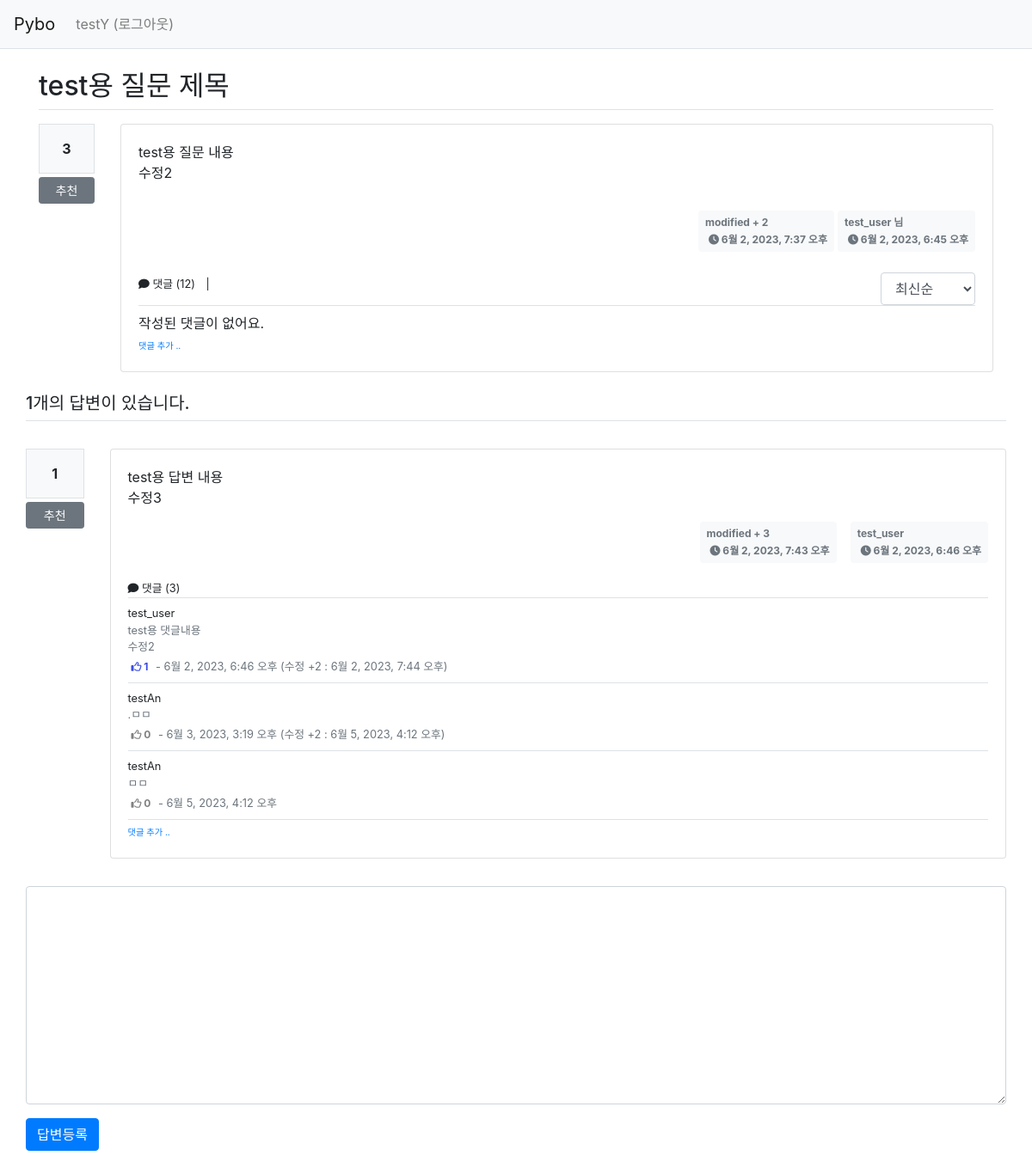
/pybo/answer/create/16/ (signed in), run on the app's committed database.
### pybo/models.py (models this page shows, shortened)
class Question(models.Model):
    author = models.ForeignKey(User, on_delete=models.CASCADE, related_name='author_question')
    subject = models.CharField(max_length=200)
    content = models.TextField()
    create_date = models.DateTimeField()
    modify_date = models.DateTimeField(null=True, blank=True)
    voter = models.ManyToManyField(User, related_name='voter_question')
    modify_count = models.IntegerField(default=0)

class Answer(models.Model):
    author = models.ForeignKey(User, on_delete=models.CASCADE, related_name='author_answer')
    question = models.ForeignKey(Question, on_delete=models.CASCADE)
    content = models.TextField()
    create_date = models.DateTimeField()
    modify_date = models.DateTimeField(null=True, blank=True)
    voter = models.ManyToManyField(User, related_name='voter_answer')
    modify_count = models.IntegerField(default=0)

class Comment(models.Model):
    author = models.ForeignKey(User, on_delete=models.CASCADE, related_name='author_comment')
    content = models.TextField()
    create_date = models.DateTimeField()
    modify_date = models.DateTimeField(null=True, blank=True)
    question = models.ForeignKey(Question, null=True, blank=True, on_delete=models.CASCADE)
    answer = models.ForeignKey(Answer, null=True, blank=True, on_delete=models.CASCADE)
    voter = models.ManyToManyField(User, related_name='voter_comment')
    modify_count = models.IntegerField(default=0)

### pybo/views/answer_views.py (the view)
# urls.py: path('answer/create/<int:question_id>/', answer_views.answer_create, name='answer_create'),
@login_required(login_url='common:login')
def answer_create(request, question_id):
    question = get_object_or_404(Question, pk=question_id)
    if request.method == "POST":
        form = AnswerForm(request.POST)
        if form.is_valid():
            answer = form.save(commit=False)
            answer.author = request.user  # 추가한 속성 author 적용
            answer.create_date = timezone.now()
            answer.question = question
            answer.save()
            return redirect('{}#answer_{}'.format(
                resolve_url('pybo:detail', question_id=question.id), answer.id))
    else:
        form = AnswerForm()
    context = {'question': question, 'form': form}
    return render(request, 'pybo/question_detail.html', context)

### pybo/forms.py
class AnswerForm(forms.ModelForm):
    class Meta:
        model = Answer
        fields = ['content']
        labels = {
            'content': '답변내용',
        }

### pybo/templatetags/pybo_filter.py (called while the page is built)
@register.filter()
def mark(value):
    extensions = ["nl2br", "fenced_code"]
    return mark_safe(markdown.markdown(value, extensions=extensions))

### templates/pybo/question_detail.html (shortened to what this page needs)
{% extends 'base.html' %}
{% load pybo_filter %}
{% block content %}
<div class="container my-3">
    <h2 class="border-bottom py-2">{{ question.subject }}</h2>
    <div class="row my-3">
        <div class="col-1">
            <div class="bg-light text-center p-3 border font-weight-bolder mb-1">{{question.voter.count}}</div>
            <a href="#" data-uri="{% url 'pybo:vote_question' question.id  %}"
               class="recommend btn btn-sm btn-secondary btn-block my-1">추천</a>
        </div>
        <div class="col-11">
            <div class="card">
                <div class="card-body">
                    <div class="card-text">{{ question.content|mark }}</div>
                    <div class="d-flex justify-content-end">
                        {% if question.modify_date %}
                        <div class="badge badge-light p-2 text-left my-3 mx-1 text-muted">
                            <div class="mb-2">modified + {{ question.modify_count }}</div>
                            <div><i class="fas fa-clock ml-1"></i> {{ question.modify_date }}</div>
                        </div>
                        {% endif %}
                        <div class="badge badge-light my-3 p-2 text-left text-muted">
                            <div class="mb-2">{{ question.author.username }} 님</div>
                            <div><i class="fas fa-clock ml-1"></i> {{ question.create_date }}</div>
                        </div>
                    </div>
                    <div class="border-bottom d-flex d-flex-row align-item-center justify-content-between my-2">
                        <div>
                        <span class="py-2 small"><i
                                class="fas fa-comment"></i> 댓글 ({{question.comment_set.count}})</span>
                        <span class="p-2 small">|</span>
                        </div>
                        <div>
                        <select  class="form-control sort  small  " >
                            <option class="py-2 medium" value="recent" {% if sort == 'recent' %} selected {% endif %}>최신순</option>
                        </select></div>
                    </div>
                    <div>
                        {% if comment_list %}
                        {% for comment in comment_list %}
                            <div class="border-bottom py-2">
                                <a name="comment_{{ comment.id }}"></a>
                                <div class="d-flex d-flex-row align-item-center">
                                    <span class="small flex-fill">{{ comment.author }}</span>
                                    {% if request.user == comment.author %}
                                    <a href="{% url 'pybo:comment_modify_question' comment.id  %}" class="small px-1">수정</a>
                                    <a href="#" class="small delete px-1"
                                       data-uri="{% url 'pybo:comment_delete_question' comment.id  %}">삭제</a>
                                    {% endif %}
                                </div>
                                <div class="d-flex align-items-center text-muted small">
                                    <span style="white-space: pre-line; width:100%">{{ comment.content }}</span>
                                </div>
                                <div>
                                    {% if comment.voter.count > 0 %}
                                    <a class="recommend "
                                       data-uri="{% url 'pybo:vote_comment_question' comment.id  %}"
                                       href="javascript:void(0);"><span class="badge badge-warning px-1 py-1"
                                          style="color: #3B4CE7; background:none;"><i
                                            class="fa-regular fa-thumbs-up" style="color: #3B4CE7;"></i> {{comment.voter.count}}</span></a>
                                    {% else %}
                                    <a class="recommend"
                                       data-uri="{% url 'pybo:vote_comment_question' comment.id  %}"
                                       href="javascript:void(0);"><span class="badge badge-warning px-1 py-1"
                                          style="color: #808080; background:none;"><i
                                            class="fa-regular fa-thumbs-up" style="color: #808080;"></i> 0</span></a>
                                    {% endif %}
                                    <span class="small text-muted">
                                - {{ comment.create_date }}
                                {% if comment.modify_date %}
                                (수정 +{{ comment.modify_count }} : {{ comment.modify_date }})
                                {% endif %}
                            </span>
                                </div>
                            </div>
                            {% endfor %}
                        </div>
                    <div>
                            <a href="{% url 'pybo:comment_create_question' question.id  %}" class="small"><small>댓글 추가
                                ..</small></a>
                        </div>
                        <ul class="pagination justify-content-center pagination-sm py-2">
                            {% if comment_list.has_previous %}
                            <li class="page-item">
                                <a class="page-link" data-page="{{  comment_list.previous_page_number  }}" href="#">이전</a>
                            </li>
                            {% else %}
                            <li class="page-item disabled">
                                <a class="page-link" tabindex="-1" aria-disabled="true" href="#">이전</a>
                            </li>
                            {% endif %}
                            {% for page_number in comment_list.paginator.page_range %}
                            {% if page_number >= comment_list.number|add:-5 and page_number <= comment_list.number|add:5 %}
                            {% if page_number == comment_list.number %}
                            <li class="page-item active" aria-current="page">
                                <a class="page-link" data-page="{{ page_number }}" href="#">{{ page_number }}</a>
                            </li>
                            {% else %}
                            <li class="page-item">
                                <a class="page-link" data-page="{{ page_number }}" href="#">{{ page_number }}</a>
                            </li>
                            {% endif %}
                            {% endif %}
                            {% endfor %}
                            {% if comment_list.has_next %}
                            <li class="page-item">
                                <a class="page-link" data-page= "{{ comment_list.next_page_number }}"href="#">다음</a>
                            </li>
                            {% else %}
                            <li class="page-item disabled">
                                <a class="page-link" tabindex="-1" aria-disabled="true" href="#">다음</a>
                            </li>
                            {% endif %}
                        </ul>
                    {% else %}
                    <span>작성된 댓글이 없어요.</span>
                     <div>
                            <a href="{% url 'pybo:comment_create_question' question.id  %}" class="small"><small>댓글 추가
                                ..</small></a>
                        </div>
                        {% endif %}
                    </div>
                </div>
            </div>
        </div>
    <div class="d-flex flex-column " style="width:100%;">
        {% if question.answer_set.count > 0%}
        <h5 class="border-bottom d-flex my-3 py-2">{{question.answer_set.count}}개의 답변이 있습니다.</h5>
        {% else %}
        <h5 class="border-bottom d-flex my-3 py-2">아직 등록된 답변이 없습니다.</h5>
        {% endif %}
        {% for answer in question.answer_set.all %}
        <div class="row my-3">
            <div class="col-1">
                <div class="bg-light text-center p-3 border font-weight-bolder mb-1">{{answer.voter.count}}</div>
                <a href="#" data-uri="{% url 'pybo:vote_answer' answer.id  %}"
                   class="recommend btn btn-sm btn-secondary btn-block my-1">추천</a>
            </div>
            <div class="col-11">
                <div class="card">
                    <div class="card-body">
                        <div class="card-text">{{ answer.content|mark }}</div>
                        <div class="d-flex justify-content-end">
                            {% if answer.modify_date %}
                            <div class="badge badge-light p-2 text-left mx-3 text-muted">
                                <div class="mb-2">modified + {{ answer.modify_count }}</div>
                                <div><i class="fas fa-clock ml-1"></i> {{ answer.modify_date }}</div>
                            </div>
                            {% endif %}
                            <div class="badge badge-light p-2 text-left text-muted">
                                <div class="mb-2">{{ answer.author.username }}</div>
                                <div><i class="fas fa-clock ml-1"></i> {{ answer.create_date }}</div>
                            </div>
                        </div>
                        <div class="border-bottom mt-3"><span class="py-2 small"><i
                                class="fas fa-comment"></i> 댓글 ({{answer.comment_set.count}})</span></div>
                        {% if answer.comment_set.count > 0 %}
                        <div >
                            {% for comment in answer.comment_set.all %}
                            <div class="border-bottom py-2">
                                <div class="d-flex d-flex-row align-item-center">
                                    <span class="small flex-fill">{{ comment.author }}</span>
                                </div>
                                <div class="d-flex align-items-center text-muted small">
                                    <span style="white-space: pre-line; width:100%">{{ comment.content }}</span>
                                </div>
                                <div>
                                    {% if comment.voter.count > 0 %}
                                    <a class="recommend"
                                       data-uri="{% url 'pybo:vote_comment_answer' comment.id  %}"
                                       href="javascript:void(0);"><span class="badge badge-warning px-1 py-1"
                                          style="color: #3B4CE7; background:none;"><i
                                            class="fa-regular fa-thumbs-up" style="color: #3B4CE7;"></i> {{comment.voter.count}}</span></a>
                                    {% else %}
                                    <a class="recommend"
                                       data-uri="{% url 'pybo:vote_comment_answer' comment.id  %}"
                                       href="javascript:void(0);"><span class="badge badge-warning px-1 py-1"
                                          style="color: #808080; background:none;"><i
                                            class="fa-regular fa-thumbs-up" style="color: #808080;"></i> 0</span></a>
                                    {% endif %}
                                    <span class="small text-muted">
                                - {{ comment.create_date }}
                                {% if comment.modify_date %}
                                (수정 +{{ comment.modify_count }} : {{ comment.modify_date }})
                                {% endif %}
                            </span>
                                </div>
                            </div>
                            {% endfor %}
                        </div>
                        {% endif %}
                        <div>
                            <a href="{% url 'pybo:comment_create_answer' answer.id  %}"
                               class="small"><small>댓글 추가 ..</small></a>
                        </div>
                    </div>
                </div>
            </div>
        </div>
        {% endfor %}
        <form action="{% url 'pybo:answer_create' question.id %}" method="post" class="my-3">
            <div class="form-group">
            <textarea {% if not user.is_authenticated %}disabled{% endif %}
                      name="content" id="content" class="form-control" rows="10"></textarea>
            </div>
            <input type="submit" value="답변등록" class="btn btn-primary">
        </form>
    </div>
    </div>
    {% endblock %}

### templates/navbar.html (shortened to what this page needs)
<nav class="navbar navbar-expand-lg navbar-light bg-light border-bottom">
    <a class="navbar-brand" href="{% url 'pybo:index' %}">Pybo</a>
    <div class="collapse navbar-collapse flex-grow-0" id="navbarNav">
        <ul class="navbar-nav">
            <li class="nav-item ">
                {% if user.is_authenticated %}
                <a class="nav-link" href="{% url 'common:logout' %}">{{ user.username }} (로그아웃)</a>
                {% else %}
                <a class="nav-link" href="{% url 'common:login' %}">로그인</a>
                {% endif %}
            </li>
        </ul>
    </div>
</nav>

### data on the page
Question: subject "test용 질문 제목", voter.count "3", content|mark "test용 질문 내용 수정2", modify_count "2", modify_date "6월 2, 2023, 7:37 오후", author.username "test_user", create_date "6월 2, 2023, 6:45 오후", comment_set.count "12", answer_set.count "1"
Answer: voter.count "1", content|mark "test용 답변 내용 수정3", modify_count "3", modify_date "6월 2, 2023, 7:43 오후", author.username "test_user", create_date "6월 2, 2023, 6:46 오후", comment_set.count "3"
Comment: author "test_user", content "test용 댓글내용 수정2", voter.count "1", create_date "6월 2, 2023, 6:46 오후", modify_count "2", modify_date "6월 2, 2023, 7:44 오후"
Comment: author "testAn", content ".ㅁㅁ", shows "0", create_date "6월 3, 2023, 3:19 오후", modify_count "2", modify_date "6월 5, 2023, 4:12 오후"
Comment: author "testAn", content "ㅁㅁ", shows "0", create_date "6월 5, 2023, 4:12 오후"

### other printed values
{{ user.username }} "testY"
